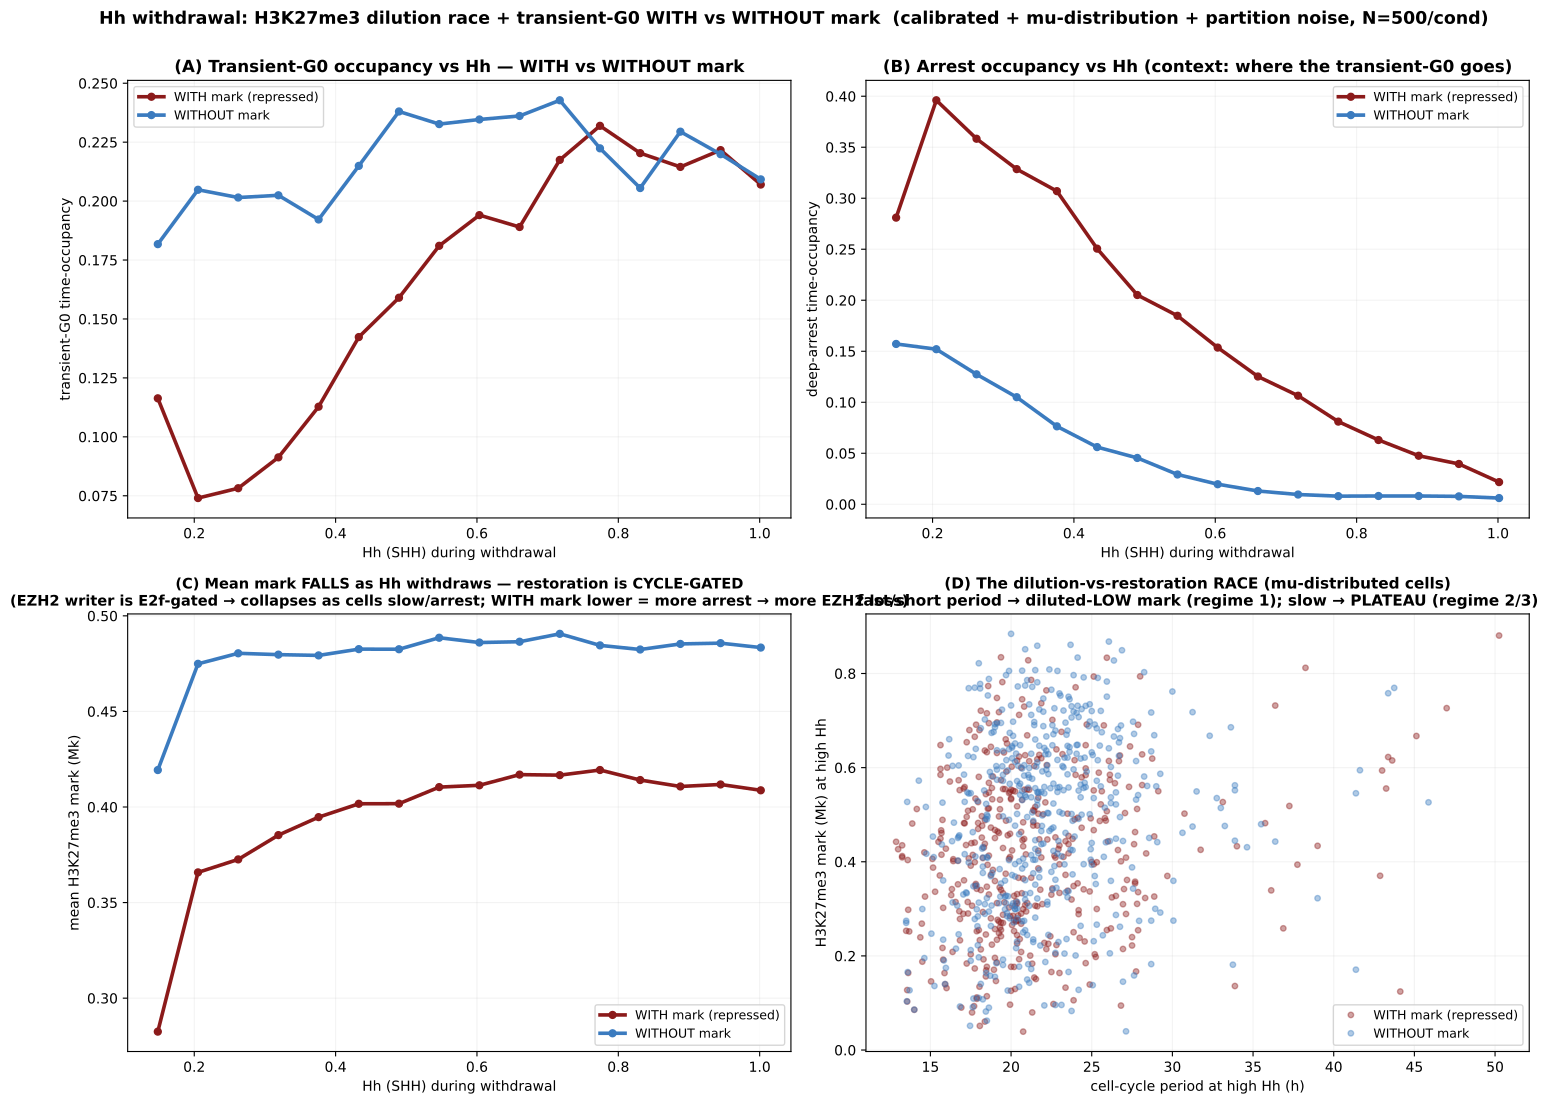

This chart was generated by the following Python code:
"""Hh WITHDRAWAL: the H3K27me3 dilution-vs-restoration race + is transient G0 more/less WITH the mark?
Adds a CELL-CYCLE-DURATION (mu) distribution — the pivot of the dilution race — on top of the calibrated
abundance distributions + division-inheritance partition noise + Dna-reset division detection.

Per-lineage draws (shape/CV only): k_Cd_translation=0.801·LogN(0,0.633) (CyclinD1 CV 0.70),
P21_div=0.42·LogN(0,0.32) (birth-p27 CV 0.33), kTlEZ=0.004·LogN(0,0.51) (EZH2 CV 0.55),
mu=0.0005·LogN(0,0.22) (cell-cycle-duration axis; CV not GNP/MB-calibrated — plausible ~0.2). Birth-p27
redrawn per division (partition noise σ=0.30). Paired across mark conditions.

Protocol: settle cycling at SHH=1.0 (random phase) → measure period & mark at high Hh → withdraw to 0.15
over 100 h → hold. Divisions = Dna 1→0 reset; per-cycle G0 = pre-S∧p27>0.1 (≥2 h run = transient-G0 if a
later division follows, else arrest).

Panels: (A) transient-G0 occupancy vs Hh, WITH vs WITHOUT mark — the answer. (B) arrest occupancy vs Hh.
(C) mean H3K27me3 mark vs Hh (it rebuilds as the cell slows on withdrawal). (D) the RACE: per-cell mark
vs cell-cycle period at high Hh — fast/short period → diluted-low mark (regime 1), slow/long → plateau (2/3).

Run:  ./venv/bin/python simulations/sim_withdrawal_mark_dilution.py [--n=500] [--workers=9] [--fresh]
"""
import sys, os
sys.path.insert(0, os.path.dirname(os.path.dirname(os.path.abspath(__file__))))
import numpy as np
import matplotlib
matplotlib.use('Agg')
import matplotlib.pyplot as plt
import tellurium as te
import multiprocessing as mp
from src.build_model_v44_heldt import build_model_v44

SEL = ['time', 'SHH', 'P21', 'aRc', 'Dna', 'Mk']
GNP = dict(MYCN_amplification=1.0, Ptch1_copy_number=1.0, p16=0.0, p18=0.464, kSyP21=0.002, EZH2i=0)
SHH_HI, SHH_LO = 1.00, 0.15
SETTLE, MEAS_HI, D_RAMP, HOLD, CHUNK, NP = 5000.0, 4000.0, 6000.0, 6000.0, 60.0, 9
DT = CHUNK / (NP - 1)
DWELL_CUT, P27_HI, PART = 2.0, 0.1, 0.30
KTL0, KTLEZ0, P21_MED, MU0 = 0.801, 0.004, 0.42, 0.0005
CD_SDLOG, P27_SDLOG, EZ_SDLOG, MU_SDLOG = 0.633, 0.32, 0.51, 0.22
SHH_BINS = np.linspace(0.12, 1.03, 17)

_RR = None


def _init_worker(_):
    global _RR
    _RR = te.loada(build_model_v44(with_ezh2=True, with_hh=True))
    _RR.integrator.setValue('absolute_tolerance', 1e-9); _RR.integrator.setValue('relative_tolerance', 1e-6)
    try: _RR.integrator.setValue('maximum_num_steps', 300000)
    except Exception: pass


def _state(T, DNA, P21, ARC):
    div = np.where((DNA[:-1] > 0.9) & (DNA[1:] < 0.1))[0]
    inS = (ARC > 0.05) & (DNA < 0.98); inG2 = DNA >= 0.98; preS = ~inS & ~inG2
    g0 = (preS & (P21 > P27_HI)).astype(np.int8)
    st = np.zeros(len(T), np.int8)
    d = np.diff(np.concatenate([[0], g0, [0]]))
    for s, e in zip(np.where(d == 1)[0], np.where(d == -1)[0]):
        ee = min(e, len(T) - 1)
        if T[ee] - T[s] < DWELL_CUT * 60: continue
        if np.any(div > ee): st[s:e] = 1
        else: st[s:] = 2; break
    return div, st


def _work(task):
    i, f0, ktl, p21d, ktlez, mu = task
    rng = np.random.default_rng((hash((i, f0)) & 0xFFFFFFFF))
    _RR.reset(); _RR['SHH'] = SHH_HI
    for k, v in GNP.items(): _RR[k] = v
    _RR['k_Cd_translation'] = float(ktl); _RR['kTlEZ'] = float(ktlez); _RR['mu'] = float(mu)
    _RR['f0_mk'] = f0; _RR['P21_div'] = float(p21d)
    draw = lambda: float(p21d * np.exp(rng.normal(-PART * PART / 2.0, PART)))
    nb = len(SHH_BINS) - 1; z0 = np.zeros(nb)
    # settle (desync)
    tm = 0.0; settle_end = SETTLE + int(rng.integers(0, 34)) * CHUNK
    while tm < settle_end:
        _RR['P21_div'] = draw()
        try: _RR.simulate(tm, tm + CHUNK, 2, selections=['time'])
        except Exception: return (f0, np.nan, np.nan, z0, z0.copy(), z0.copy(), z0.copy(), z0.copy())
        tm += CHUNK
    # measure period & mark at high Hh
    Th, Dh, Mh = [], [], []
    t = 0.0
    while t < MEAS_HI:
        _RR['P21_div'] = draw()
        try: r = _RR.simulate(tm, tm + CHUNK, NP, selections=['time', 'Dna', 'Mk'])
        except Exception: break
        Th.append(r['time'][1:]); Dh.append(r['Dna'][1:]); Mh.append(r['Mk'][1:]); tm += CHUNK; t += CHUNK
    period_hi, mk_hi = np.nan, np.nan
    if Th:
        Th = np.concatenate(Th); Dh = np.concatenate(Dh); Mh = np.concatenate(Mh)
        dv = np.where((Dh[:-1] > 0.9) & (Dh[1:] < 0.1))[0]
        if len(dv) >= 2: period_hi = float(np.mean(np.diff(Th[dv])) / 60.0)
        mk_hi = float(np.mean(Mh))
    # withdrawal + hold
    shh_of = lambda tt: SHH_HI + (SHH_LO - SHH_HI) * min(tt / D_RAMP, 1.0)
    T, SH, P21, ARC, DNA, MK = [], [], [], [], [], []
    t = 0.0
    while t < D_RAMP + HOLD:
        _RR['P21_div'] = draw(); _RR['SHH'] = float(shh_of(t)); r = None
        for atol in (1e-9, 1e-8, 1e-7):
            try:
                _RR.integrator.setValue('absolute_tolerance', atol)
                r = _RR.simulate(tm, tm + CHUNK, NP, selections=SEL); break
            except Exception: r = None
        if r is None: break
        for A, s in [(T, 'time'), (SH, 'SHH'), (P21, 'P21'), (ARC, 'aRc'), (DNA, 'Dna'), (MK, 'Mk')]:
            A.append(r[s][1:])
        t += CHUNK; tm += CHUNK
    if not T:
        return (f0, period_hi, mk_hi, z0, z0.copy(), z0.copy(), z0.copy(), z0.copy())
    T = np.concatenate(T); SH = np.concatenate(SH); P21 = np.concatenate(P21); ARC = np.concatenate(ARC); DNA = np.concatenate(DNA); MK = np.concatenate(MK)
    div, st = _state(T, DNA, P21, ARC)
    bi = np.digitize(SH, SHH_BINS)
    cnt = np.array([np.sum(bi == b) for b in range(1, len(SHH_BINS))], float)
    tg0 = np.array([np.sum((bi == b) & (st == 1)) for b in range(1, len(SHH_BINS))], float)
    arr = np.array([np.sum((bi == b) & (st == 2)) for b in range(1, len(SHH_BINS))], float)
    dvh = np.histogram(SH[div], SHH_BINS)[0].astype(float) if len(div) else z0.copy()
    mks = np.array([np.sum(MK[bi == b]) for b in range(1, len(SHH_BINS))], float)
    return (f0, period_hi, mk_hi, dvh, cnt, tg0, arr, mks)


def _arg(flag, d):
    for a in sys.argv:
        if a.startswith(flag + '='): return a.split('=', 1)[1]
    return d


if __name__ == '__main__':
    FRESH = '--fresh' in sys.argv
    N = int(_arg('--n', 500)); WORKERS = int(_arg('--workers', max(1, mp.cpu_count() - 1)))
    CACHE = 'simulations/sim_withdrawal_mark_dilution_cache.npz'

    if FRESH or not os.path.exists(CACHE):
        rng = np.random.default_rng(11)
        ktl = np.clip(KTL0 * np.exp(rng.normal(0, CD_SDLOG, N)), 0.15, 5.0)
        p21 = np.clip(P21_MED * np.exp(rng.normal(0, P27_SDLOG, N)), 0.15, 2.5)
        ktz = np.clip(KTLEZ0 * np.exp(rng.normal(0, EZ_SDLOG, N)), 0.0008, 0.02)
        mu = np.clip(MU0 * np.exp(rng.normal(0, MU_SDLOG, N)), 0.00028, 0.00085)
        tasks = [(i, f0, ktl[i], p21[i], ktz[i], mu[i]) for f0 in (0.233, 1.0) for i in range(N)]
        print(f'running {len(tasks)} cells on {WORKERS} workers ...', flush=True)
        with mp.get_context('spawn').Pool(WORKERS, initializer=_init_worker, initargs=(None,)) as pool:
            res = []
            for k, r in enumerate(pool.imap_unordered(_work, tasks, chunksize=6)):
                res.append(r)
                if (k + 1) % 200 == 0: print(f'  {k+1}/{len(tasks)} done', flush=True)
        store = {}
        for f0, tag in [(0.233, 'W'), (1.0, 'N')]:
            sub = [r for r in res if r[0] == f0]
            CNT = np.sum([r[4] for r in sub], 0); TG0 = np.sum([r[5] for r in sub], 0)
            ARR = np.sum([r[6] for r in sub], 0); DVH = np.sum([r[3] for r in sub], 0); MKS = np.sum([r[7] for r in sub], 0)
            store[f'{tag}_tg0'] = np.where(CNT > 0, TG0 / CNT, np.nan)
            store[f'{tag}_arr'] = np.where(CNT > 0, ARR / CNT, np.nan)
            store[f'{tag}_mk'] = np.where(CNT > 0, MKS / CNT, np.nan)
            store[f'{tag}_rate'] = np.where(CNT > 0, DVH / (CNT * DT) * 1440.0, np.nan)
            store[f'{tag}_period'] = np.array([r[1] for r in sub], float)
            store[f'{tag}_mkhi'] = np.array([r[2] for r in sub], float)
        np.savez(CACHE, bins=SHH_BINS, N=N, **store)
        print('cached ->', CACHE, flush=True)

    z = np.load(CACHE)
    b = z['bins']; xc = 0.5 * (b[:-1] + b[1:]); Nc = int(z['N'])
    COND = [('W', '#8b1a1a', 'WITH mark (repressed)'), ('N', '#3b7bbf', 'WITHOUT mark')]

    fig, ax = plt.subplots(2, 2, figsize=(15, 11))
    a = ax[0, 0]
    for tag, col, nm in COND: a.plot(xc, z[f'{tag}_tg0'], '-o', color=col, lw=2.6, ms=5, label=nm)
    a.set_xlabel('Hh (SHH) during withdrawal'); a.set_ylabel('transient-G0 time-occupancy')
    a.set_title('(A) Transient-G0 occupancy vs Hh — WITH vs WITHOUT mark', fontweight='bold', fontsize=12); a.grid(alpha=0.15); a.legend(fontsize=9)
    a = ax[0, 1]
    for tag, col, nm in COND: a.plot(xc, z[f'{tag}_arr'], '-o', color=col, lw=2.6, ms=5, label=nm)
    a.set_xlabel('Hh (SHH) during withdrawal'); a.set_ylabel('deep-arrest time-occupancy')
    a.set_title('(B) Arrest occupancy vs Hh (context: where the transient-G0 goes)', fontweight='bold', fontsize=12); a.grid(alpha=0.15); a.legend(fontsize=9)
    a = ax[1, 0]
    for tag, col, nm in COND: a.plot(xc, z[f'{tag}_mk'], '-o', color=col, lw=2.6, ms=5, label=nm)
    a.set_xlabel('Hh (SHH) during withdrawal'); a.set_ylabel('mean H3K27me3 mark (Mk)')
    a.set_title('(C) Mean mark FALLS as Hh withdraws — restoration is CYCLE-GATED\n(EZH2 writer is E2f-gated → collapses as cells slow/arrest; WITH mark lower = more arrest → more EZH2 loss)', fontweight='bold', fontsize=10.5); a.grid(alpha=0.15); a.legend(fontsize=9)
    a = ax[1, 1]
    for tag, col, nm in COND:
        p = z[f'{tag}_period']; m = z[f'{tag}_mkhi']; ok = np.isfinite(p) & np.isfinite(m)
        a.plot(p[ok], m[ok], 'o', color=col, ms=4, alpha=0.4, label=nm)
    a.set_xlabel('cell-cycle period at high Hh (h)'); a.set_ylabel('H3K27me3 mark (Mk) at high Hh')
    a.set_title('(D) The dilution-vs-restoration RACE (mu-distributed cells)\nfast/short period → diluted-LOW mark (regime 1); slow → PLATEAU (regime 2/3)', fontweight='bold', fontsize=11); a.grid(alpha=0.15); a.legend(fontsize=9)

    fig.suptitle(f'Hh withdrawal: H3K27me3 dilution race + transient-G0 WITH vs WITHOUT mark  (calibrated + mu-distribution + partition noise, N={Nc}/cond)',
                 fontsize=12.5, fontweight='bold', y=1.0)
    plt.tight_layout()
    plt.savefig('simulations/sim_withdrawal_mark_dilution.png', dpi=150, bbox_inches='tight')
    plt.savefig('simulations/sim_withdrawal_mark_dilution.pdf', bbox_inches='tight')
    plt.close()
    print('transient-G0 occ WITH  =', np.round(z['W_tg0'], 3))
    print('transient-G0 occ WITHOUT=', np.round(z['N_tg0'], 3))
    print('arrest occ WITH  =', np.round(z['W_arr'], 3), ' WITHOUT =', np.round(z['N_arr'], 3))
    print('Saved sim_withdrawal_mark_dilution.png')
